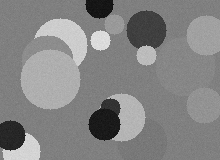
#> input picture lab22/cover.bmp, 220 x 160 px
$ python chi_square_steganalysis.py
#> lines starting #> are read from the running program, lines starting #| are printed output that depends on the picture; long printed decimals are rounded
### lab22/lsb_stego.py
import json
import random

import numpy as np
from PIL import Image


# 1. Перетворення повідомлення на біти
# [10 lines left out: functions message_to_bits, bits_to_message, not called in this run]


# 2. LSB Replacement
def lsb_replacement_embed(pixels, bits):
    flat = pixels.flatten().copy()

    if len(bits) > len(flat):
        raise ValueError("Повідомлення перевищує ємність зображення")

    flat[: len(bits)] = (flat[: len(bits)] & 254) | bits.astype(np.uint8)
    return flat.reshape(pixels.shape)


def lsb_replacement_extract(pixels, num_bits):
    return (pixels.flatten()[:num_bits] & 1).astype(np.uint8)


# 3. LSB Matching
def lsb_matching_embed(pixels, bits, rng_seed=42):
    rng = random.Random(rng_seed)
    flat = pixels.flatten().copy().astype(np.int16)

    if len(bits) > len(flat):
        raise ValueError("Повідомлення перевищує ємність зображення")

    for i, bit in enumerate(bits):
        value = int(flat[i])

        if (value & 1) == bit:
            continue

        if value == 0:
            flat[i] = 1
        elif value == 255:
            flat[i] = 254
        else:
            flat[i] = value + (1 if rng.random() < 0.5 else -1)

    return flat.astype(np.uint8).reshape(pixels.shape)


def lsb_matching_extract(pixels, num_bits):
    return lsb_replacement_extract(pixels, num_bits)


# 4. Метрики якості
def compute_mse(original, modified):
    diff = original.astype(np.float64) - modified.astype(np.float64)
    return float(np.mean(diff**2))


def compute_psnr(original, modified):
    mse = compute_mse(original, modified)

    if mse == 0:
        return float("inf")

    return 10 * np.log10(255**2 / mse)


# 5. Генерація тестового зображення
# [99 lines left out: functions create_test_image, main, not called in this run]


# [2 lines that do not run on import are left out]

### lab22/chi_square_steganalysis.py
import csv
import json

import numpy as np
from lsb_stego import (
    compute_mse,
    compute_psnr,
    lsb_matching_embed,
    lsb_replacement_embed,
)
from PIL import Image
from scipy import stats


# 1. Гістограма яскравості
def compute_histogram(pixels):
    histogram, _ = np.histogram(
        pixels.flatten(),
        bins=256,
        range=(0, 256),
    )
    return histogram


# 2. Статистичний тест хі-квадрат
def chi_square_pov_test(pixels):
    histogram = compute_histogram(pixels)

    chi_square_stat = 0.0
    degrees_of_freedom = 0

    for k in range(128):
        observed_even = histogram[2 * k]
        observed_odd = histogram[2 * k + 1]

        total = observed_even + observed_odd

        if total == 0:
            continue

        expected = total / 2

        chi_square_stat += (observed_even - expected) ** 2 / expected
        chi_square_stat += (observed_odd - expected) ** 2 / expected

        degrees_of_freedom += 1

    p_value = float(stats.chi2.sf(chi_square_stat, degrees_of_freedom))

    return {
        "chi_square": float(chi_square_stat),
        "degrees_of_freedom": degrees_of_freedom,
        "p_value": p_value,
        "suspected_lsb": p_value > 0.05,
    }


# 3. Аналіз пар значень
def analyze_pair_ratios(pixels, num_pairs=5):
    histogram = compute_histogram(pixels)

    pairs = []

    for k in range(128):
        even = int(histogram[2 * k])
        odd = int(histogram[2 * k + 1])
        total = even + odd

        if total == 0:
            continue

        ratio = even / odd if odd != 0 else float("inf")

        pairs.append(
            {
                "pair": (2 * k, 2 * k + 1),
                "even": even,
                "odd": odd,
                "ratio": ratio,
                "total": total,
            }
        )

    pairs.sort(key=lambda item: item["total"], reverse=True)

    return pairs[:num_pairs]


# 4. Основна програма
def main():
    with open("variant_3.json", "r", encoding="utf-8") as file:
#> (reads lab22/variant_3.json from the repository)
        variant = json.load(file)

    seed = variant["image_seed"]
    fill_percentage = variant["fill_percentage"]

    cover = np.array(
        Image.open("cover.bmp").convert("L"),
        dtype=np.uint8,
    )
#> cover is the input picture: shape (160, 220); min 13, max 230, mean 132.6

    capacity = cover.size
#> capacity = 35200

    percentages = sorted(set([25, 50, fill_percentage]))

    rng = np.random.default_rng(seed)
    random_bits = rng.integers(0, 2, size=capacity, dtype=np.uint8)

    print("=" * 70)
    print("ЛАБОРАТОРНА РОБОТА №22")
    print("СТЕГАНОГРАФІЯ В ЦИФРОВИХ ЗОБРАЖЕННЯХ")
    print("=" * 70)

    print(f"Варіант: {variant['variant']}")
    print(f"Розмір зображення: {cover.shape[1]}x{cover.shape[0]}")
#| Розмір зображення: 220x160
    print(f"Ємність контейнера: {capacity} біт")
#| Ємність контейнера: 35200 біт
    print(f"Відсотки заповнення: {percentages}")

    cover_result = chi_square_pov_test(cover)
#> in compute_histogram, `histogram, _ = np.histogram( pixels.flatten(), bins=256, range=(0, 256..`: histogram = 256 values, max 2497 at index 128, min 0 at index 0, mean 137.5
#> the loop in chi_square_pov_test, `for k in range(128):` made 128 passes
#> (observed_even, observed_odd, total, expected, chi_square_stat) on passes 7 to 18: (0, 1, 1, 0.5, 1), (2, 6, 8, 4, 3), (12, 28, 40, 20, 9.4), (33, 55, 88, 44, 14.9), (70, 92, 162, 81, 17.89), (106, 133, 239, 119.5, 20.94), (116, 130, 246, 123, 21.73), (125, 103, 228, 114, 23.86), (81, 61, 142, 71, 26.67), (40, 20, 60, 30, 33.34), (30, 17, 47, 23.5, 36.94), (34, 45, 79, 39.5, 38.47)
#> (observed_even, observed_odd, total) on passes 1 to 6: (0, 0, 0), (0, 0, 0), (0, 0, 0), (0, 0, 0), (0, 0, 0), (0, 0, 0)
#> after the loop in chi_square_pov_test, `for k in range(128):`: chi_square_stat = 543.6; degrees_of_freedom = 93
#> in chi_square_pov_test, `p_value = float(stats.chi2.sf(chi_square_stat, degrees_of_freedom))`: p_value = 7.75e-65
#> cover_result = {'chi_square': 543.6, 'degrees_of_freedom': 93, 'p_value': 7.75e-65, 'suspected_lsb': False}

    print("\n" + "=" * 70)
    print("АНАЛІЗ ОРИГІНАЛЬНОГО ЗОБРАЖЕННЯ")
    print("=" * 70)

    print(f"Chi-square: {cover_result['chi_square']:.2f}")
#| Chi-square: 543.60
    print(f"p-value: {cover_result['p_value']:.6f}")
#| p-value: 0
    print(f"Підозра на LSB: {cover_result['suspected_lsb']}")
#| Підозра на LSB: False

    results = []

    # 5. Експерименти для різних відсотків
    for percentage in percentages:
        num_bits = int(capacity * percentage / 100)
        payload = random_bits[:num_bits]

        replacement = lsb_replacement_embed(cover, payload)
        matching = lsb_matching_embed(cover, payload, rng_seed=seed)

        replacement_result = chi_square_pov_test(replacement)
        matching_result = chi_square_pov_test(matching)

        print("\n" + "=" * 70)
        print(f"ЕКСПЕРИМЕНТ: ЗАПОВНЕННЯ {percentage}%")
        print("=" * 70)

        print(f"Кількість вбудованих бітів: {num_bits}")

        print(
            f"\n{'Зображення':20} "
            f"{'Chi-square':>12} "
            f"{'p-value':>12} "
            f"{'Підозра LSB':>14}"
        )
        print("-" * 65)

        experiment = [
            ("Оригінал", cover, cover_result),
            ("LSB Replacement", replacement, replacement_result),
            ("LSB Matching", matching, matching_result),
        ]

        for name, image, result in experiment:
            print(
                f"{name:20} "
                f"{result['chi_square']:>12.2f} "
                f"{result['p_value']:>12.6f} "
                f"{result['suspected_lsb']!s:>14}"
            )

            results.append(
                {
                    "fill_percentage": percentage,
                    "method": name,
                    "chi_square": round(result["chi_square"], 2),
                    "p_value": result["p_value"],
                    "suspected_lsb": result["suspected_lsb"],
                    "mse": round(compute_mse(cover, image), 6),
                    "psnr": round(compute_psnr(cover, image), 2),
                }
            )

        # Зберігаємо зображення для порівняння
        Image.fromarray(replacement).save(f"replacement_{percentage}.bmp")
        Image.fromarray(matching).save(f"matching_{percentage}.bmp")

        if percentage == fill_percentage:
            print("\nАНАЛІЗ ПАР ЗНАЧЕНЬ LSB REPLACEMENT")

            pairs = analyze_pair_ratios(replacement)

            for pair in pairs:
                print(
                    f"Пара {pair['pair']}: "
                    f"{pair['even']} / {pair['odd']}, "
                    f"ratio = {pair['ratio']:.3f}"
                )
#> this loop made 3 passes
#> pass 1, in compute_mse (call 3), `diff = original.astype(np.float64) - modified.astype(np.float64)`:
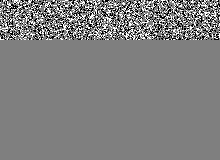
#> diff: shape (160, 220) float64; min -1, max 1, mean 0.000256; drawn with min black and max white
#> after the loop, results = 9 items

    # 6. Пошук мінімального відсотка виявлення
    detected = [
        result["fill_percentage"]
        for result in results
        if result["method"] == "LSB Replacement" and result["suspected_lsb"]
    ]
#> detected = [100]

    print("\n" + "=" * 70)
    print("ПІДСУМОК")
    print("=" * 70)

    if detected:
        print(
            "Мінімальний перевірений відсоток заповнення, "
            f"за якого виявлено LSB Replacement: {min(detected)}%"
        )
#| Мінімальний перевірений відсоток заповнення, за якого виявлено LSB Replacement: 100%
    else:
        print("LSB Replacement не виявлено за перевірених відсотків заповнення.")

    # 7. Експорт таблиці для звіту
    with open(
        "steganalysis_results.csv",
        "w",
        newline="",
        encoding="utf-8-sig",
    ) as file:
        writer = csv.DictWriter(
            file,
            fieldnames=[
                "fill_percentage",
                "method",
                "chi_square",
                "p_value",
                "suspected_lsb",
                "mse",
                "psnr",
            ],
        )
        writer.writeheader()
        writer.writerows(results)

    print("\nРезультати збережено у steganalysis_results.csv")
    print("Експерименти завершено успішно!")


if __name__ == "__main__":
    main()
